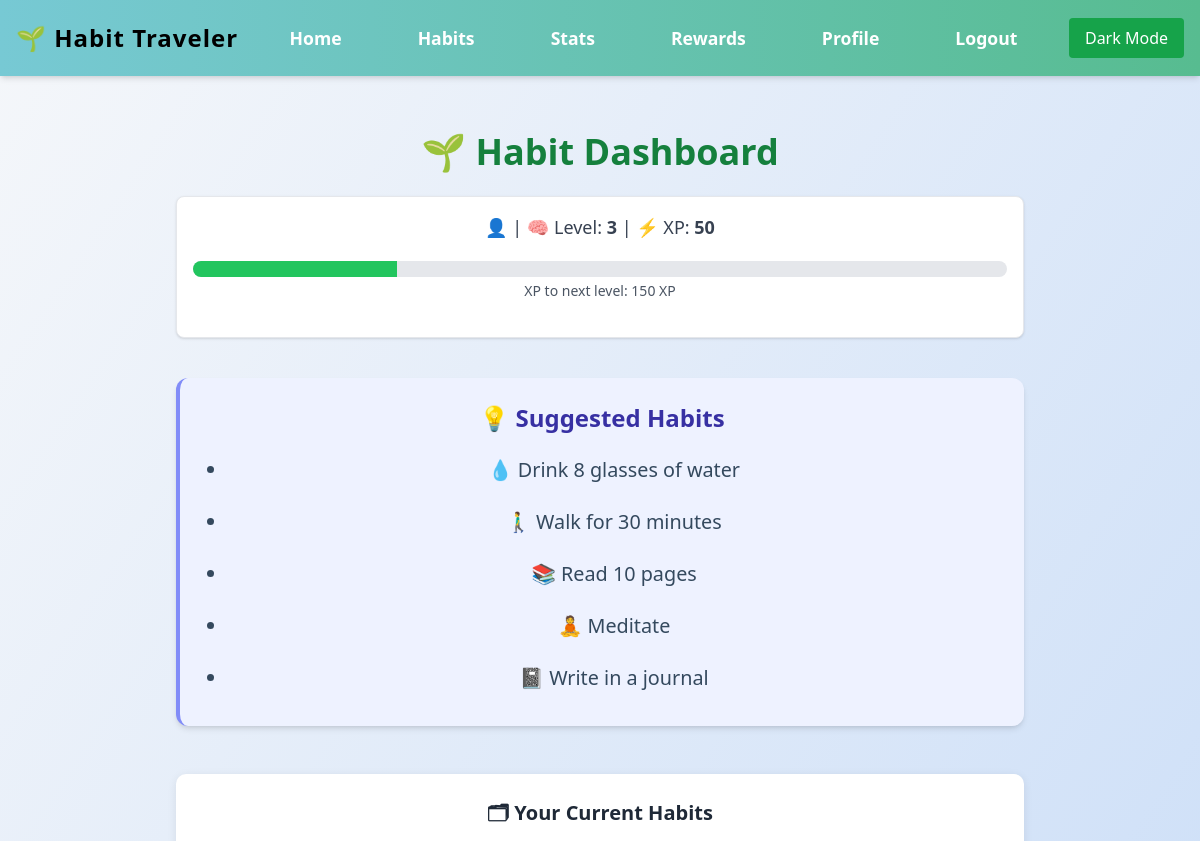
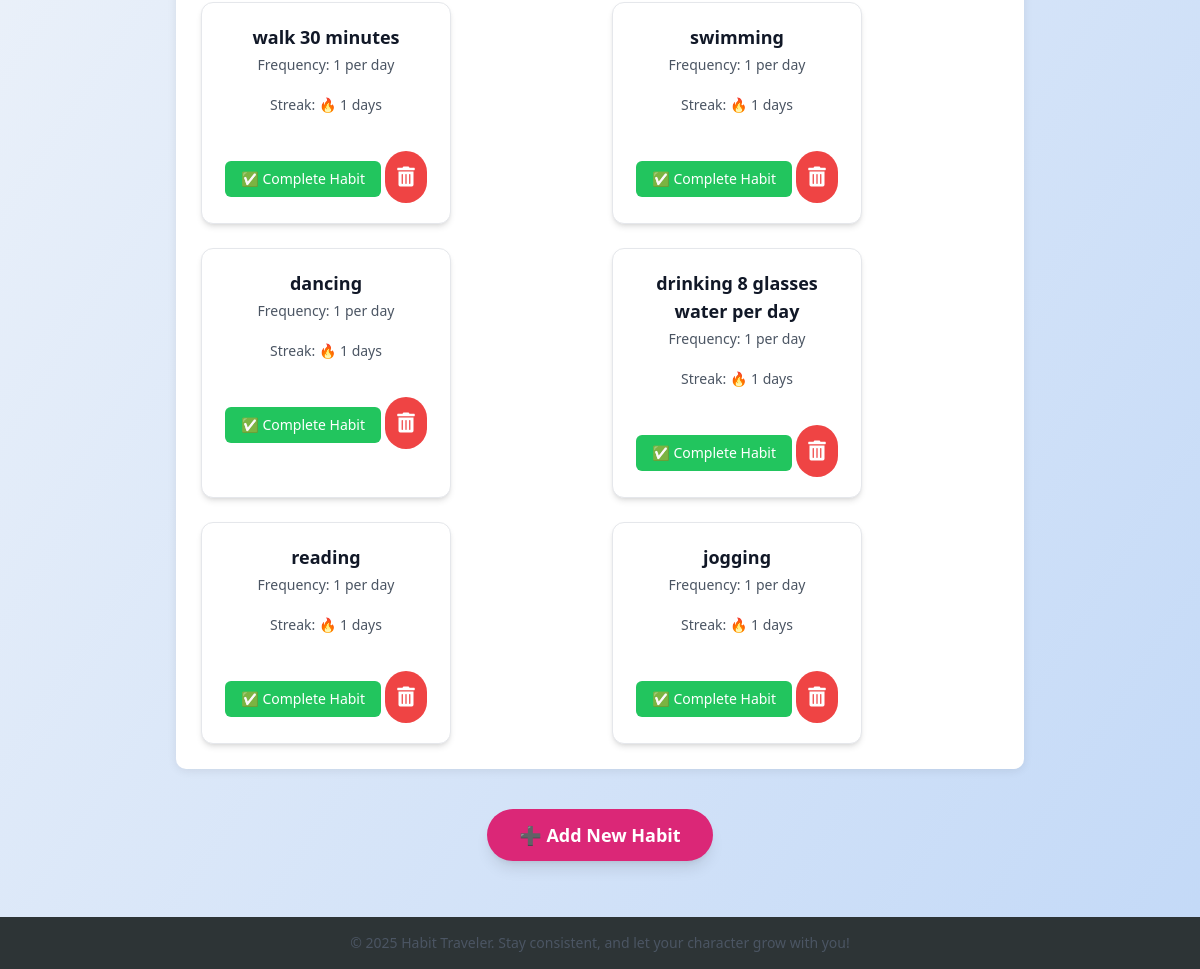
The app's page /habits (signed in) with its own data (2 pictures, top to bottom).
### app.py (models this page shows)
class User(db.Model):
    id = db.Column(db.Integer, primary_key=True)
    email = db.Column(db.String(150), unique=True, nullable=False)
    name = db.Column(db.String(150), unique=True, nullable=True)
    password = db.Column(db.String(200), nullable=False)
    xp = db.Column(db.Integer, default=0)
    level = db.Column(db.Integer, default=1)
    birthday = db.Column(db.Date, nullable=True)
    age = db.Column(db.Integer, nullable=True)
    description = db.Column(db.String(500), nullable=True)
    avatar = db.Column(db.String(200), nullable=True)

class Habit(db.Model):
    id = db.Column(db.Integer, primary_key=True)
    user_id = db.Column(db.Integer, db.ForeignKey('user.id'), nullable=False)
    name = db.Column(db.String(150), nullable=False)
    target_frequency = db.Column(db.Integer, nullable=True)
    frequency_period = db.Column(db.String(10), nullable=True)
    reminder_time = db.Column(db.Time, nullable=True)
    user = db.relationship('User', backref='habits')
    last_reminder_sent = db.Column(DateTime, nullable=True)

### app.py (the view)
@app.route('/habits')
def habits():
    if 'user_id' not in session:
        return redirect(url_for('login'))
    user_id = session['user_id']
    name = session.get('name')
    user = User.query.get(user_id)
    xp_needed = 100 + (user.level - 1) * 50
    progress_percent = int((user.xp / xp_needed) * 100) if xp_needed > 0 else 0
    progress_class = f"w-[{progress_percent}%]"
    user_habits = Habit.query.filter_by(user_id=user_id).all()
    habits_with_data = []
    for habit in user_habits:
        completions_query = HabitCompletion.query.filter_by(habit_id=habit.id, user_id=user_id)
        if habit.frequency_period == 'day':
            start_date = date.today()
        elif habit.frequency_period == 'week':
            start_date = date.today() - timedelta(days=date.today().weekday())
        elif habit.frequency_period == 'month':
            start_date = date.today().replace(day=1)
        completions = completions_query.filter(HabitCompletion.date >= start_date).count()
        habits_with_data.append({
            'id': habit.id,
            'name': habit.name,
            'streak': completions,
            'goal': habit.target_frequency,
            'period': habit.frequency_period,
            'on_track': completions >= habit.target_frequency
        })
    return render_template('habit.html',
                           habits=habits_with_data,
                           name=name,
                           user=user,
                           xp_needed=xp_needed,
                           progress_class=progress_class)

### templates/habit.html (shortened to what this page needs)
{% extends "base.html" %}
{% block content %}
<div class="max-w-4xl mx-auto p-6">
    <h2 class="text-4xl font-extrabold mb-6 text-center text-green-700">🌱 Habit Dashboard</h2>
    <div class="bg-white p-4 rounded-lg shadow mb-10 text-center border border-gray-200">
        <p class="text-lg text-gray-700 font-medium">
            👤 <strong>{{ username }}</strong> | 🧠 Level: <strong>{{ user.level }}</strong> | ⚡ XP: <strong>{{ user.xp }}</strong>
        </p>
        <div class="mt-3 h-4 bg-gray-200 rounded-full overflow-hidden">
            <div class="h-full bg-green-500 transition-all duration-300 {{ progress_class }}"></div>
        </div>
        <p class="text-sm text-gray-600 mt-1">XP to next level: {{ xp_needed - user.xp }} XP</p>
    </div>
    <section class="mb-12 bg-indigo-50 p-6 rounded-xl border-l-4 border-indigo-400 shadow-md">
        <h3 class="text-2xl font-bold text-indigo-800 mb-3">💡 Suggested Habits</h3>
        <ul class="list-disc pl-6 text-gray-700 space-y-1 text-lg">
            <li>💧 Drink 8 glasses of water</li>
            <li>🚶‍♂ Walk for 30 minutes</li>
            <li>📚 Read 10 pages</li>
            <li>🧘 Meditate</li>
            <li>📓 Write in a journal</li>
        </ul>
    </section>
    <section class="mb-10">
        <h3 class="text-xl font-semibold text-gray-800 mb-4">🗂 Your Current Habits</h3>
        {% if habits %}
            <div class="habits-container grid gap-6 sm:grid-cols-2">
                {% for habit in habits %}
                    <div class="habit-card bg-white p-5 rounded-xl shadow-md border border-gray-200">
                        <h4 class="text-lg font-bold text-gray-900">{{ habit.name }}</h4>
                        <p class="text-gray-600 text-sm mt-1">Frequency: {{ habit.goal }} per {{ habit.period }}</p>
                        <p class="text-gray-600 text-sm">Streak: 🔥 {{ habit.streak }} days</p>
                        <form action="{{ url_for('complete_habit', habit_id=habit.id) }}" method="post" style="display:inline;">
                            <button
                                class="bg-green-500 hover:bg-green-600 text-white py-2 px-4 rounded-md text-sm mt-4"
                                type="submit">
                                ✅ Complete Habit
                            </button>
                        </form>
                        <form action="{{ url_for('delete_habit', habit_id=habit.id) }}" method="post" style="display:inline;">
                            <button
                                type="submit"
                                class="bg-red-500 hover:bg-red-600 text-white p-3 rounded-full mt-4 transition duration-300 focus:outline-none">
                                <i class="fas fa-trash-alt text-xl"></i>
                            </button>
                        </form>
                    </div>
                {% endfor %}
            </div>
        {% else %}
            <div class="bg-yellow-50 border-l-4 border-yellow-400 text-yellow-800 p-4 rounded">
                <p>You haven’t added any habits yet. Start your first quest!</p>
            </div>
        {% endif %}
    </section>
    <div class="text-center mt-10">
        <a
            href="{{ url_for('add_habit') }}"
            class="bg-pink-600 hover:bg-pink-700 text-white font-bold text-lg py-3 px-8 rounded-full shadow-lg transition duration-300 inline-block">
            ➕ Add New Habit
        </a>
    </div>
</div>
{% endblock %}

### static/style.css (style rules this page uses)
body { margin: 0; font-family: 'Segoe UI', Tahoma, Geneva, Verdana, sans-serif; background: linear-gradient(to bottom right, #f5f7fa, #c3d9f7); color: #333; min-height: 100vh; display: flex; flex-direction: column; }
main h2 { font-size: 2em; color: #4b6584; margin-bottom: 10px; }
main p { font-size: 1.1em; line-height: 1.6; margin-bottom: 20px; }
section { background: white; border-radius: 10px; padding: 25px; margin-bottom: 20px; box-shadow: 0 2px 10px rgba(0,0,0,0.08); }
ul { list-style: none; padding: 0; }
ul li { padding: 10px 0; font-size: 1.1em; color: #34495e; }
a { color: #3498db; text-decoration: none; }
button i { font-size: 1.5rem; transition: transform 0.2s ease-in-out; }
.habits-container { display: flex; flex-wrap: wrap; gap: 20px; justify-content: center; }
.habit-card { width: 250px; padding: 20px; background: white; border-radius: 10px; box-shadow: 0 4px 8px rgba(0,0,0,0.1); text-align: center; }

### records on screen
User: level "3", xp "50", xp_needed-user.xp "150"
Habit: name "walk 30 minutes", goal "1", period "day", streak "1"
Habit: name "swimming", goal "1", period "day", streak "1"
Habit: name "dancing", goal "1", period "day", streak "1"
Habit: name "drinking 8 glasses water per day", goal "1", period "day", streak "1"
Habit: name "reading", goal "1", period "day", streak "1"
Habit: name "jogging", goal "1", period "day", streak "1"
